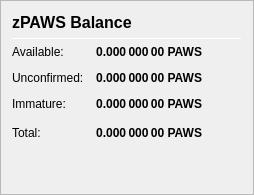
                   <widget class="QFrame" name="frame_ZerocoinBalances">
                    <property name="frameShape">
                     <enum>QFrame::StyledPanel</enum>
                    </property>
                    <property name="frameShadow">
                     <enum>QFrame::Raised</enum>
                    </property>
                    <layout class="QVBoxLayout" name="verticalLayout_7">
                     <item>
                      <layout class="QHBoxLayout" name="horizontalLayout_8" stretch="0,0,0">
                       <item>
                        <widget class="QLabel" name="label_5z_3">
                         <property name="minimumSize">
                          <size>
                           <width>0</width>
                           <height>20</height>
                          </size>
                         </property>
                         <property name="font">
                          <font>
                           <pointsize>12</pointsize>
                           <weight>75</weight>
                           <bold>true</bold>
                          </font>
                         </property>
                         <property name="text">
                          <string>zPAWS Balance</string>
                         </property>
                        </widget>
                       </item>
                       <item>
                        <spacer name="horizontalSpacer_11">
                         <property name="orientation">
                          <enum>Qt::Horizontal</enum>
                         </property>
                         <property name="sizeHint" stdset="0">
                          <size>
                           <width>40</width>
                           <height>20</height>
                          </size>
                         </property>
                        </spacer>
                       </item>
                      </layout>
                     </item>
                     <item>
                      <widget class="Line" name="line_ZerocoinBalance">
                       <property name="minimumSize">
                        <size>
                         <width>0</width>
                         <height>1</height>
                        </size>
                       </property>
                       <property name="maximumSize">
                        <size>
                         <width>16777215</width>
                         <height>1</height>
                        </size>
                       </property>
                       <property name="orientation">
                        <enum>Qt::Horizontal</enum>
                       </property>
                      </widget>
                     </item>
                     <item>
                      <layout class="QGridLayout" name="gridLayout_5">
                       <property name="spacing">
                        <number>12</number>
                       </property>
                       <item row="1" column="0">
                        <widget class="QLabel" name="labelzBalanceMatureText">
                         <property name="toolTip">
                          <string>Mature: more than 20 confirmation and more than 1 mint of the same denomination after it was minted.
These zPAWS are spendable.</string>
                         </property>
                         <property name="text">
                          <string>Available:</string>
                         </property>
                        </widget>
                       </item>
                       <item row="1" column="1">
                        <widget class="QLabel" name="labelzBalanceMature">
                         <property name="font">
                          <font>
                           <weight>75</weight>
                           <bold>true</bold>
                          </font>
                         </property>
                         <property name="toolTip">
                          <string>Mature: more than 20 confirmation and more than 1 mint of the same denomination after it was minted.
These zPAWS are spendable.</string>
                         </property>
                         <property name="text">
                          <string notr="true">0.000 000 00 PAWS</string>
                         </property>
                         <property name="alignment">
                          <set>Qt::AlignRight|Qt::AlignTrailing|Qt::AlignVCenter</set>
                         </property>
                        </widget>
                       </item>
                       <item row="2" column="0">
                        <widget class="QLabel" name="labelzBalanceUnconfirmedText">
                         <property name="toolTip">
                          <string>Unconfirmed: less than 20 confirmations
Immature: confirmed, but less than 1 mint of the same denomination after it was minted</string>
                         </property>
                         <property name="text">
                          <string>Unconfirmed:</string>
                         </property>
                        </widget>
                       </item>
                       <item row="2" column="1">
                        <widget class="QLabel" name="labelzBalanceUnconfirmed">
                         <property name="font">
                          <font>
                           <weight>75</weight>
                           <bold>true</bold>
                          </font>
                         </property>
                         <property name="toolTip">
                          <string>Unconfirmed: less than 20 confirmations
Immature: confirmed, but less than 1 mint of the same denomination after it was minted</string>
                         </property>
                         <property name="text">
                          <string notr="true">0.000 000 00 PAWS</string>
                         </property>
                         <property name="alignment">
                          <set>Qt::AlignRight|Qt::AlignTrailing|Qt::AlignVCenter</set>
                         </property>
                        </widget>
                       </item>
                       <item row="3" column="0">
                        <widget class="QLabel" name="labelzBalanceImmatureText">
                         <property name="toolTip">
                          <string>Unconfirmed: less than 20 confirmations
Immature: confirmed, but less than 1 mint of the same denomination after it was minted</string>
                         </property>
                         <property name="text">
                          <string>Immature:</string>
                         </property>
                        </widget>
                       </item>
                       <item row="3" column="1">
                        <widget class="QLabel" name="labelzBalanceImmature">
                         <property name="font">
                          <font>
                           <weight>75</weight>
                           <bold>true</bold>
                          </font>
                         </property>
                         <property name="toolTip">
                          <string>Unconfirmed: less than 20 confirmations
Immature: confirmed, but less than 1 mint of the same denomination after it was minted</string>
                         </property>
                         <property name="text">
                          <string notr="true">0.000 000 00 PAWS</string>
                         </property>
                         <property name="alignment">
                          <set>Qt::AlignRight|Qt::AlignTrailing|Qt::AlignVCenter</set>
                         </property>
                        </widget>
                       </item>
                       <item row="4" column="0">
                        <widget class="QLabel" name="labelzBalanceText">
                         <property name="toolTip">
                          <string>Your current zPAWS balance, unconfirmed and immature zPAWS included.</string>
                         </property>
                         <property name="text">
                          <string>Total:</string>
                         </property>
                        </widget>
                       </item>
                       <item row="4" column="1">
                        <widget class="QLabel" name="labelzBalance">
                         <property name="font">
                          <font>
                           <weight>75</weight>
                           <bold>true</bold>
                          </font>
                         </property>
                         <property name="cursor">
                          <cursorShape>IBeamCursor</cursorShape>
                         </property>
                         <property name="toolTip">
                          <string>Your current zPAWS balance, unconfirmed and immature zPAWS included.</string>
                         </property>
                         <property name="text">
                          <string notr="true">0.000 000 00 PAWS</string>
                         </property>
                         <property name="alignment">
                          <set>Qt::AlignRight|Qt::AlignTrailing|Qt::AlignVCenter</set>
                         </property>
                         <property name="textInteractionFlags">
                          <set>Qt::LinksAccessibleByMouse|Qt::TextSelectableByKeyboard|Qt::TextSelectableByMouse</set>
                         </property>
                        </widget>
                       </item>
                       <item row="4" column="2">
                        <spacer name="horizontalSpacer_4">
                         <property name="orientation">
                          <enum>Qt::Horizontal</enum>
                         </property>
                         <property name="sizeHint" stdset="0">
                          <size>
                           <width>40</width>
                           <height>20</height>
                          </size>
                         </property>
                        </spacer>
                       </item>
                      </layout>
                     </item>
                     <item>
                      <spacer name="verticalSpacer_4">
                       <property name="orientation">
                        <enum>Qt::Vertical</enum>
                       </property>
                       <property name="sizeHint" stdset="0">
                        <size>
                         <width>20</width>
                         <height>40</height>
                        </size>
                       </property>
                      </spacer>
                     </item>
                    </layout>
                   </widget>
